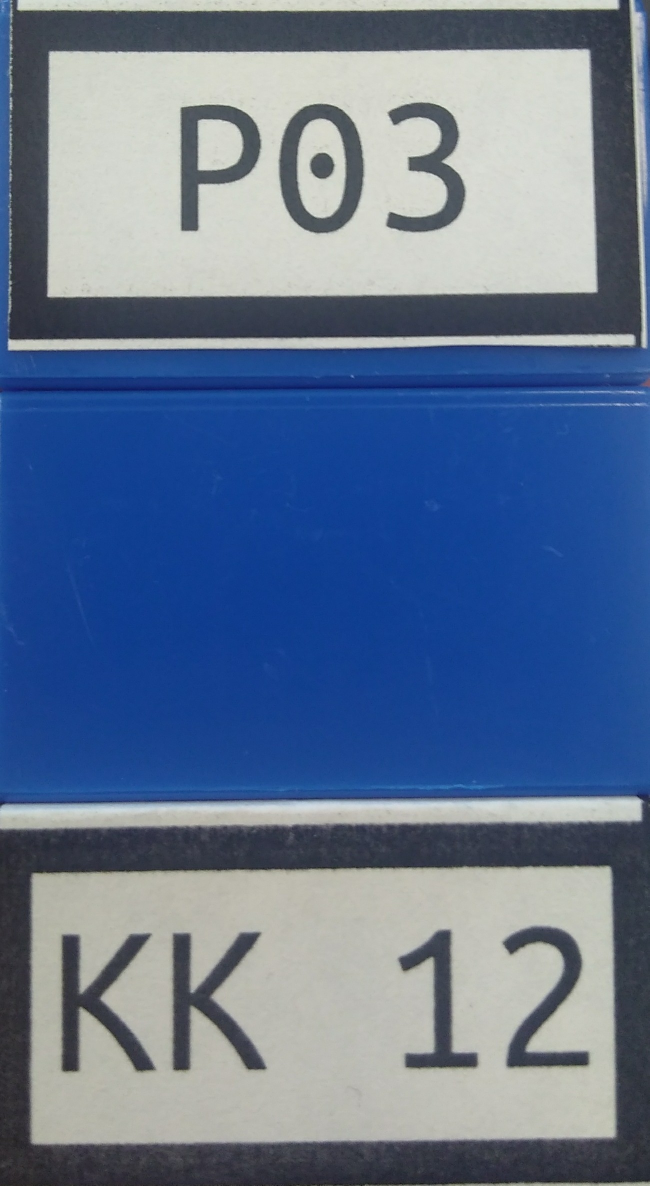
#> input picture Preprocessing/IsolatingPlates/dev_images/blue_crop.jpg, 1299 x 2371 px (shown at 1/2 size)
$ python -i letter_isolator.py   (imports and definitions only)   (older library calls are emulated)
#> lines starting #> are read from the running program, lines starting #| are printed output that depends on the picture
#!/usr/bin/env python3

import cv2
import numpy as np


class LetterIsolator:
    """
    Given greyscale image of the side of a car (both plates
    and grey in between), picks out each individual letter

    Resources:
    https://stackoverflow.com/questions/34981144/split-text-lines-in-scanned-document
    https://www.pyimagesearch.com/2015/08/10/checking-your-opencv-version-using-python/
    """

    def __init__(self, bin_thresh_plate=65, img_width=150,
                 testing=False):
        """
        @param binarisation_threshold: threshold which distinguishes between
                                       white and black in binary image
        @param img_width: width that input image gets scaled to
        """
        self.bin_thresh_plate = bin_thresh_plate
        self.IMG_WIDTH = img_width
        self.is_testing = testing

    def get_chars(self, img):
        """
        Given an image of a parking and license plate,
        returns each character as a separate image.
        @param img: greyscale image of the side of the car (with both plates)
        @return the cutout and binarised images for:
                P (for training purposes), parking spot number (parking plate)
                Letter0, Letter1, Num0, Num1 (license plate)
        @throws: assertion error if we don't find the right # of chars. Catch it, try again
        """
        # img = cv2.cvtColor(img, cv2.COLOR_BGR2GRAY)
        img = self.rescale_img(img)
        bin_plate = self.binarise_plate(img)
        bin_text = self.binarise_text(img)
        out_parking, out_license = self.get_plates(bin_text, bin_plate)
        license_plate = self.clean_license_img(out_license)
        parking_plate = self.clean_parking_img(out_parking)
        self.display_test(parking_plate)
        p, spot_num = self.get_chars_from_plate(parking_plate,
                                                expected_letters=2)
        self.display_test(p)
        self.display_test(spot_num)
        self.display_test(license_plate)
        l0, l1, n0, n1 = self.get_chars_from_plate(license_plate,
                                                   expected_letters=4)
        self.display_test(l0)
        self.display_test(l1)
        self.display_test(n0)
        self.display_test(n1)
        return p, spot_num, l0, l1, n0, n1


# -------------------- Helpers -----------------------------

    def get_plates(self, img, bin_plates):

        """
        Given an image of the side of the car (both plates),
        returns the parking and license plates

        @param img: the image to process
        @return parking_plate, license_plate (cv2 images)

        Resource:
        https://stackoverflow.com/questions/28759253/how-to-crop-the-internal-area-of-a-contour
        """
        _, contours, _ = cv2.findContours(bin_plates, cv2.RETR_TREE,
                                          cv2.CHAIN_APPROX_SIMPLE)

        contour_parking, contour_license = self.get_contours(contours)

        mask_parking = np.zeros_like(img)
        mask_license = np.zeros_like(img)

        cv2.drawContours(mask_parking, [contour_parking], -1, 255, -1)
        cv2.drawContours(mask_license, [contour_license], -1, 255, -1)

        out_parking = np.zeros_like(img)
        out_license = np.zeros_like(img)

        out_parking[mask_parking == 255] = img[mask_parking == 255]
        out_license[mask_license == 255] = img[mask_license == 255]

        # crop
        (y_p, x_p) = np.where(mask_parking == 255)
        (topy_p, topx_p) = (np.min(y_p), np.min(x_p))
        (bottomy_p, bottomx_p) = (np.max(y_p), np.max(x_p))
        out_parking = out_parking[topy_p:bottomy_p + 1, topx_p:bottomx_p + 1]

        (y_l, x_l) = np.where(mask_license == 255)
        (topy_l, topx_l) = (np.min(y_l), np.min(x_l))
        (bottomy_l, bottomx_l) = (np.max(y_l), np.max(x_l))
        out_license = out_license[topy_l:bottomy_l + 1, topx_l:bottomx_l + 1]

        return out_parking, out_license

    # [13 lines left out: functions clean_license_img, clean_parking_img, not called in this run]

    def binarise_plate(self, img):
        """
        Binarises the image to isolate plates
        @param: input image
        @return: the binarised image (plate black, rest white)
        """
        img = cv2.threshold(img, self.bin_thresh_plate, 255,
                            cv2.THRESH_BINARY)[1]
        kernel = np.ones((21, 21), np.uint8)
        return cv2.morphologyEx(img, cv2.MORPH_CLOSE, kernel)

    def binarise_text(self, img):
        img = cv2.GaussianBlur(img, (3, 3), 0)
        img = cv2.threshold(img, self.bin_thresh_plate, 255,
                            cv2.THRESH_BINARY)[1]
        kernel = np.ones((2, 2), np.uint8)
        return cv2.morphologyEx(img, cv2.MORPH_CLOSE, kernel)

    def rescale_img(self, img):
        width = img.shape[1]
        height = img.shape[0]
        scale_factor = self.IMG_WIDTH / width
        dim = (self.IMG_WIDTH, int(height * scale_factor))
        return cv2.resize(img, dim)

    # [86 lines left out: functions display_test, get_contours, get_contour_area, get_chars_from_plate, not called in this run]

>>> import cv2
>>> picture = cv2.imread('dev_images/blue_crop.jpg')
#> picture is the input picture: shape (2371, 1299, 3); mean B, G, R 145.6, 116.9, 97.9
>>> result = LetterIsolator().get_chars(picture)
#> in rescale_img, `return cv2.resize(img, dim)`:
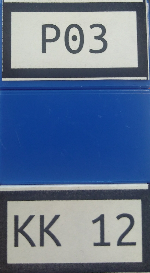
#> returned value: shape (273, 150, 3); mean of channels 0, 1, 2 145.4, 116.7, 97.7; drawn as B, G, R
#> in binarise_plate, `img = cv2.threshold(img, self.bin_thresh_plate, 255, cv2.THRESH_BINARY..`:
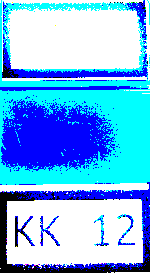
#> img: shape (273, 150, 3); mean of channels 0, 1, 2 241.8, 181.1, 113.1; drawn as B, G, R
#> in binarise_plate, `return cv2.morphologyEx(img, cv2.MORPH_CLOSE, kernel)`:
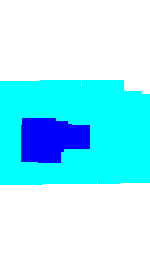
#> returned value: shape (273, 150, 3); mean of channels 0, 1, 2 255, 239.4, 160; drawn as B, G, R
#> in binarise_text, `img = cv2.GaussianBlur(img, (3, 3), 0)`:
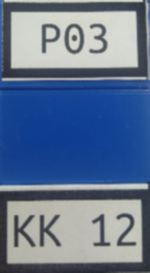
#> img: shape (273, 150, 3); mean of channels 0, 1, 2 145.5, 116.7, 97.8; drawn as B, G, R
#> in binarise_text, `img = cv2.threshold(img, self.bin_thresh_plate, 255, cv2.THRESH_BINARY..`:
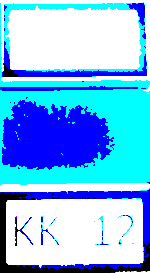
#> img: shape (273, 150, 3); mean of channels 0, 1, 2 244.6, 187, 120.5; drawn as B, G, R
#> in binarise_text, `return cv2.morphologyEx(img, cv2.MORPH_CLOSE, kernel)`:
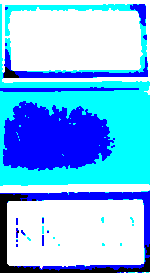
#> returned value: shape (273, 150, 3); mean of channels 0, 1, 2 245.5, 189.1, 121.7; drawn as B, G, R
#> (the run stopped early here; a loop or call above may not have finished)

$ run again, on Preprocessing/IsolatingPlates/dev_images/blue_nocrop.jpg
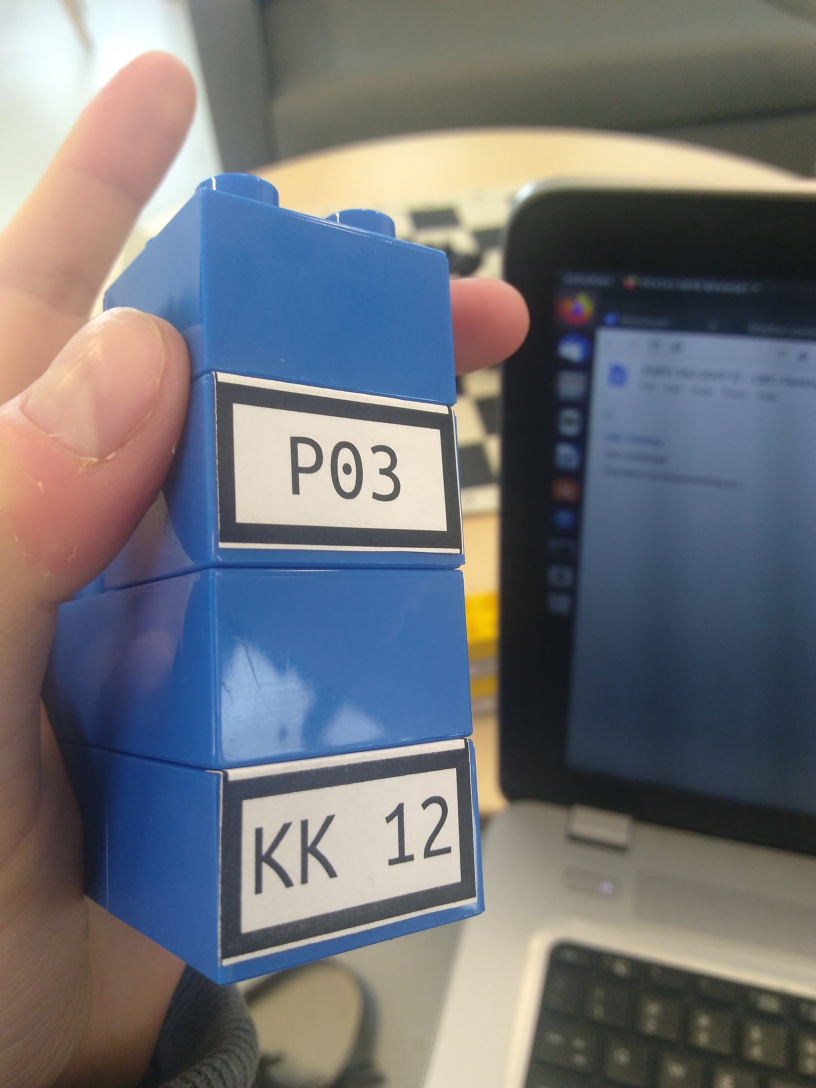
#> input picture Preprocessing/IsolatingPlates/dev_images/blue_nocrop.jpg, 2448 x 3264 px (shown at 1/3 size)
#> picture is the input picture: shape (3264, 2448, 3); mean B, G, R 118.2, 113.6, 112.2
#> in binarise_plate, `return cv2.morphologyEx(img, cv2.MORPH_CLOSE, kernel)`:
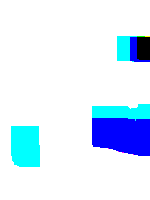
#> returned value: shape (200, 150, 3); mean of channels 0, 1, 2 252.4, 234.4, 215.7; drawn as B, G, R
#> in binarise_text, `return cv2.morphologyEx(img, cv2.MORPH_CLOSE, kernel)`:
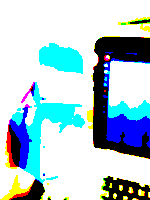
#> returned value: shape (200, 150, 3); mean of channels 0, 1, 2 210.7, 201.9, 174.9; drawn as B, G, R

$ run again, on Preprocessing/IsolatingPlates/dev_images/green_crop.jpg
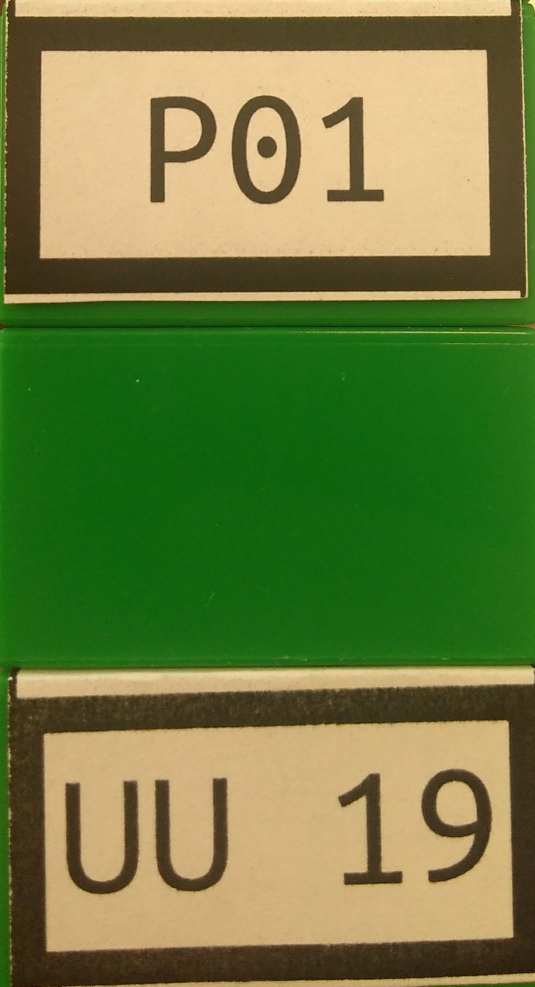
#> input picture Preprocessing/IsolatingPlates/dev_images/green_crop.jpg, 1070 x 1974 px (shown at 1/2 size)
#> picture is the input picture: shape (1974, 1070, 3); mean B, G, R 65.2, 124.7, 109.9
#> in binarise_text, `img = cv2.threshold(img, self.bin_thresh_plate, 255, cv2.THRESH_BINARY..`:
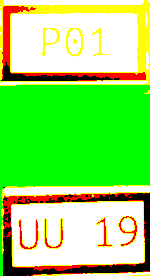
#> img: shape (276, 150, 3); mean of channels 0, 1, 2 101.8, 221.9, 143.5; drawn as B, G, R
#> in binarise_text, `return cv2.morphologyEx(img, cv2.MORPH_CLOSE, kernel)`:
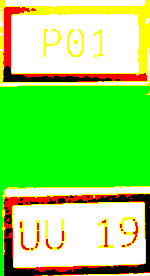
#> returned value: shape (276, 150, 3); mean of channels 0, 1, 2 102.4, 223.3, 144; drawn as B, G, R
